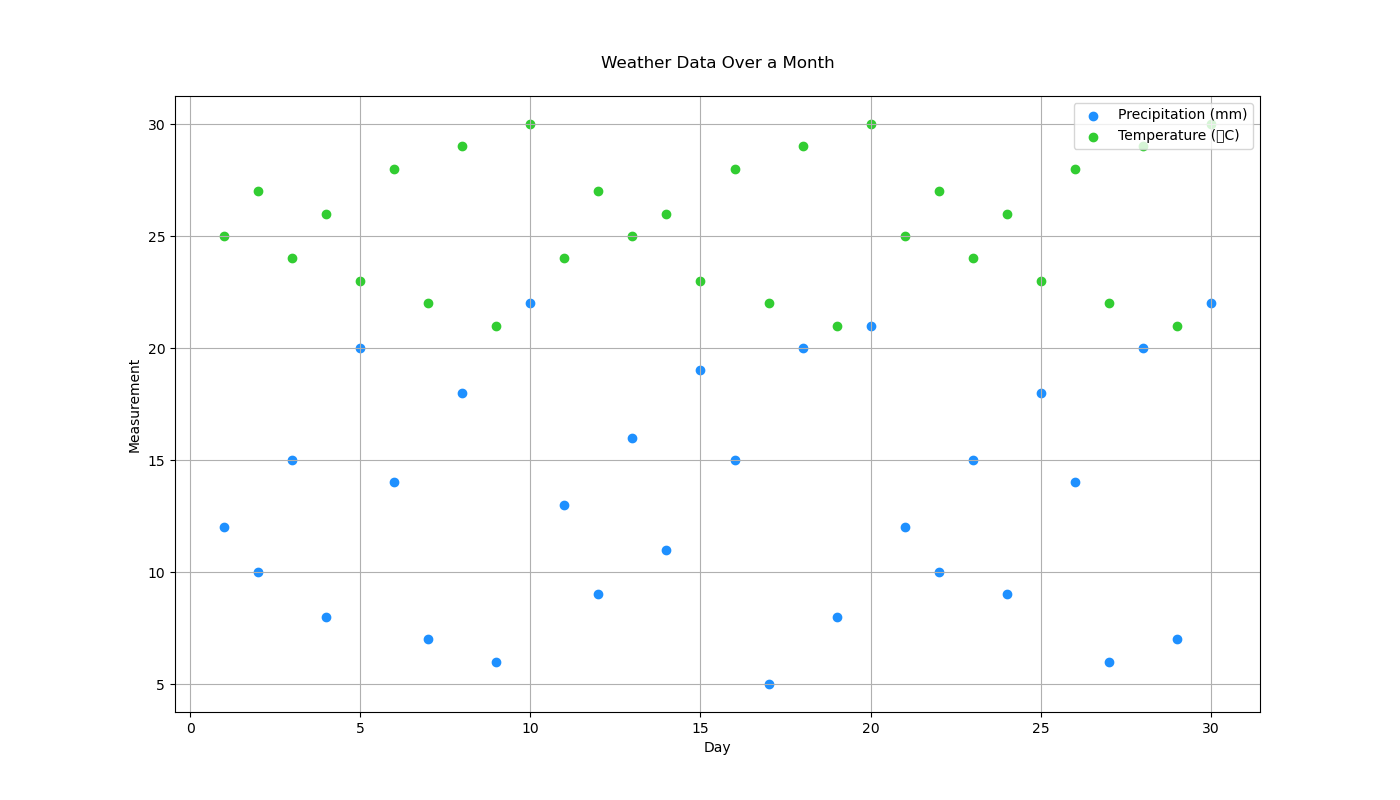

The Python source for this figure:

import matplotlib.pyplot as plt

# Data
days = list(range(1, 31))
precipitation = [12, 10, 15, 8, 20, 14, 7, 18, 6, 22, 13, 9, 16, 11, 19, 15, 5, 20, 8, 21, 12, 10, 15, 9, 18, 14, 6, 20, 7, 22]
temperature = [25, 27, 24, 26, 23, 28, 22, 29, 21, 30, 24, 27, 25, 26, 23, 28, 22, 29, 21, 30, 25, 27, 24, 26, 23, 28, 22, 29, 21, 30]

# Scatter plot
plt.figure(figsize=(14, 8))  # Width: 14, Height: 8
plt.scatter(days, precipitation, color='#1E90FF', label='Precipitation (mm)')  # Dodger Blue
plt.scatter(days, temperature, color='#32CD32', label='Temperature (°C)')  # Lime Green

# Customize the plot
plt.title('Weather Data Over a Month', pad=20)
plt.xlabel('Day')
plt.ylabel('Measurement')
plt.legend(loc='upper right')
plt.grid(True)

# Show the plot
plt.show()
